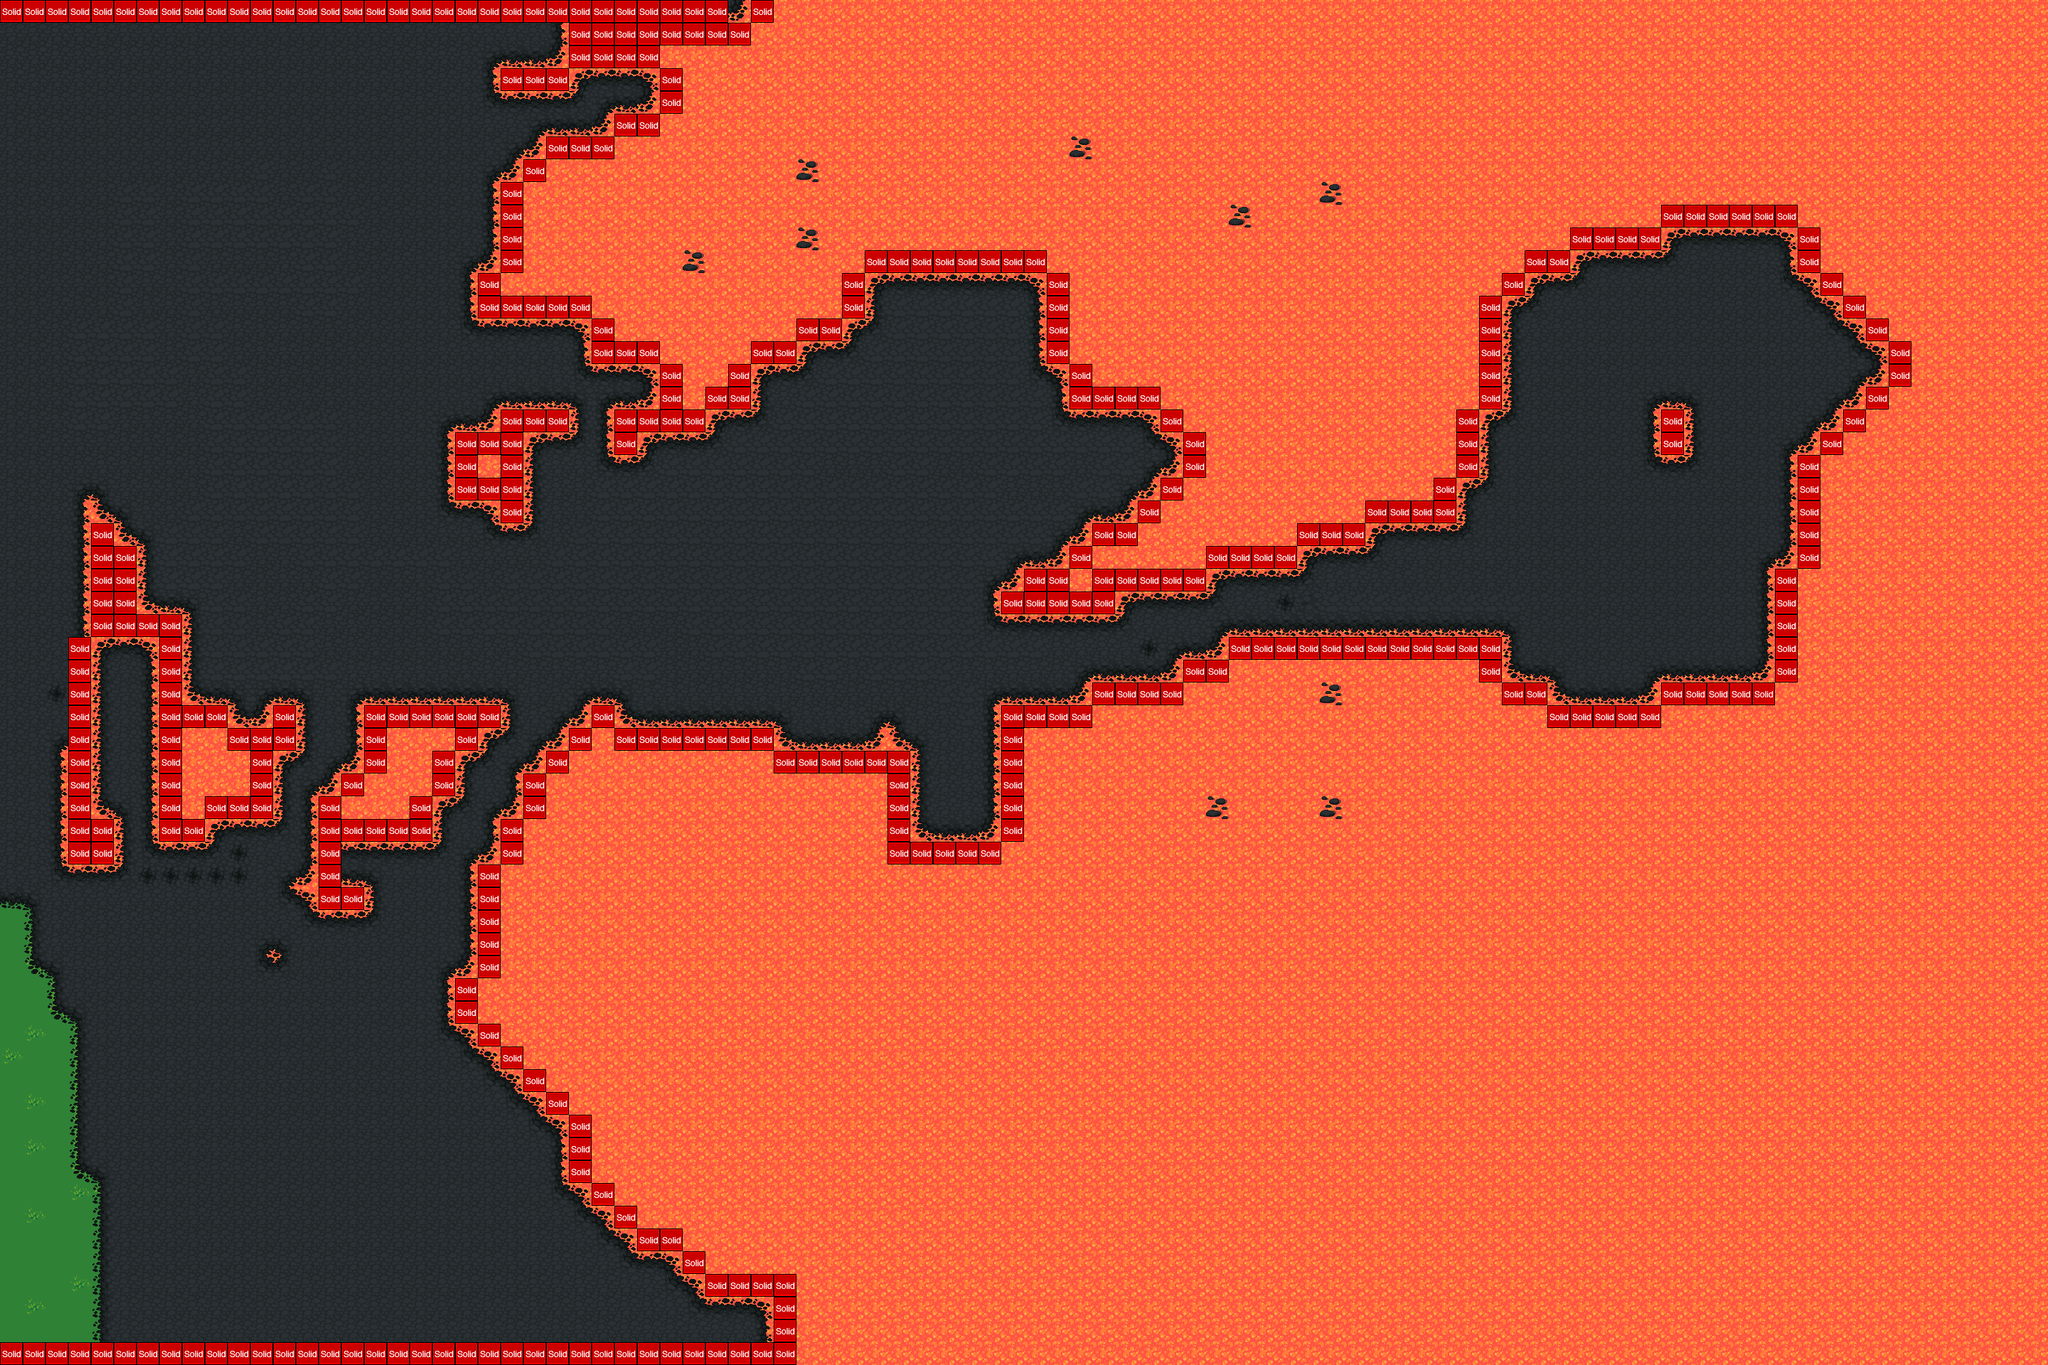

Rendered tile map (Tiled .tmx) drawn with the repository's tilesets; below, a short description and the map source with its tile grids summarised:
An orthogonal 90x60 tile map with 32x32 px tiles, 3 tile layers (backgroundLayer, ground, collision), 7 tilesets and 15 objects (7x EnemyEntity, 5x FlyingEnemy, mainPlayer, friendFireMage, me.LevelEntity).

<map version="1.0" orientation="orthogonal" width="90" height="60" tilewidth="32" tileheight="32">
 <tileset firstgid="1" name="dark_mage_elder" tilewidth="64" tileheight="64">
  <image source="assets/dark_mage_elder.png" width="576" height="832" />
 </tileset>
 <tileset firstgid="118" name="grass" tilewidth="32" tileheight="32">
  <image source="assets/grass.png" width="96" height="192" />
 </tileset>
 <tileset firstgid="136" name="lava" tilewidth="32" tileheight="32">
  <image source="assets/lava.png" width="96" height="192" />
 </tileset>
 <tileset firstgid="154" name="lavarock" tilewidth="32" tileheight="32">
  <image source="assets/lavarock.png" width="96" height="192" />
 </tileset>
 <tileset firstgid="172" name="metatiles32x32" tilewidth="32" tileheight="32">
  <image source="assets/metatiles32x32.png" width="160" height="32" />
  <tile id="0">
   <properties>
    <property name="type" value="solid" />
   </properties>
  </tile>
 </tileset>
 <tileset firstgid="177" name="tileset01" tilewidth="32" tileheight="32">
  <image source="assets/tileset01.png" width="640" height="640" />
 </tileset>
 <tileset firstgid="577" name="water" tilewidth="32" tileheight="32">
  <image source="assets/water.png" width="96" height="192" />
 </tileset>
 <layer name="backgroundLayer" width="90" height="60">
  <data>[5400 cells, 5400 non-empty, 10 distinct tile ids]</data>
 </layer>
 <layer name="ground" width="90" height="60">
  <data>[5400 cells, 2110 non-empty, 18 distinct tile ids]</data>
 </layer>
 <objectgroup name="Entities" width="90" height="60">
  <object name="mainPlayer" x="170" y="1363" width="106" height="96">
   <properties>
    <property name="image" value="gray_mage" />
    <property name="spriteheight" value="64" />
    <property name="spritewidth" value="64" />
   </properties>
  </object>
  <object name="friendFireMage" x="2382" y="467" width="73" height="57">
   <properties>
    <property name="image" value="dark_mage_elder" />
    <property name="spriteheight" value="64" />
    <property name="spritewidth" value="64" />
   </properties>
  </object>
  <object name="me.LevelEntity" x="0" y="1" width="33" height="1919">
   <properties>
    <property name="duration" value="250" />
    <property name="fade" value="#000000" />
    <property name="to" value="area0_e" />
   </properties>
  </object>
  <object name="EnemyEntity" x="1094" y="887" width="407" height="83">
   <properties>
    <property name="image" value="malesoldierzombie" />
    <property name="spriteheight" value="64" />
    <property name="spritewidth" value="64" />
   </properties>
  </object>
  <object name="EnemyEntity" x="524" y="1216" width="100" height="281">
   <properties>
    <property name="image" value="malesoldierzombie" />
    <property name="spriteheight" value="64" />
    <property name="spritewidth" value="64" />
   </properties>
  </object>
  <object name="EnemyEntity" x="1942" y="759" width="418" height="115">
   <properties>
    <property name="image" value="malesoldierzombie" />
    <property name="spriteheight" value="64" />
    <property name="spritewidth" value="64" />
   </properties>
  </object>
  <object name="EnemyEntity" x="2124" y="446" width="260" height="468">
   <properties>
    <property name="image" value="malesoldierzombie" />
    <property name="spriteheight" value="64" />
    <property name="spritewidth" value="64" />
   </properties>
  </object>
 </objectgroup>
 <objectgroup name="EnemyEntities" width="90" height="60">
  <object name="EnemyEntity" x="57" y="37" width="460" height="550">
   <properties>
    <property name="image" value="malesoldierzombie" />
    <property name="spriteheight" value="64" />
    <property name="spritewidth" value="64" />
   </properties>
  </object>
  <object name="EnemyEntity" x="760" y="669" width="198" height="299">
   <properties>
    <property name="image" value="malesoldierzombie" />
    <property name="spriteheight" value="64" />
    <property name="spritewidth" value="64" />
   </properties>
  </object>
  <object name="EnemyEntity" x="369" y="1424" width="234" height="296">
   <properties>
    <property name="image" value="malesoldierzombie" />
    <property name="spriteheight" value="64" />
    <property name="spritewidth" value="64" />
   </properties>
  </object>
  <object name="FlyingEnemy" x="339" y="758" width="532" height="206">
   <properties>
    <property name="image" value="bat" />
    <property name="spriteheight" value="32" />
    <property name="spritewidth" value="32" />
   </properties>
  </object>
  <object name="FlyingEnemy" x="63" y="1350" width="551" height="416">
   <properties>
    <property name="image" value="bat" />
    <property name="spriteheight" value="32" />
    <property name="spritewidth" value="32" />
   </properties>
  </object>
  <object name="FlyingEnemy" x="944" y="668" width="462" height="323">
   <properties>
    <property name="image" value="bat" />
    <property name="spriteheight" value="32" />
    <property name="spritewidth" value="32" />
   </properties>
  </object>
  <object name="FlyingEnemy" x="1121" y="608" width="382" height="115">
   <properties>
    <property name="image" value="bat" />
    <property name="spriteheight" value="32" />
    <property name="spritewidth" value="32" />
   </properties>
  </object>
  <object name="FlyingEnemy" x="1284" y="887" width="323" height="60">
   <properties>
    <property name="image" value="bat" />
    <property name="spriteheight" value="32" />
    <property name="spritewidth" value="32" />
   </properties>
  </object>
 </objectgroup>
 <layer name="collision" width="90" height="60">
  <data>[5400 cells, 385 non-empty, 1 distinct tile ids]</data>
 </layer>
</map>
